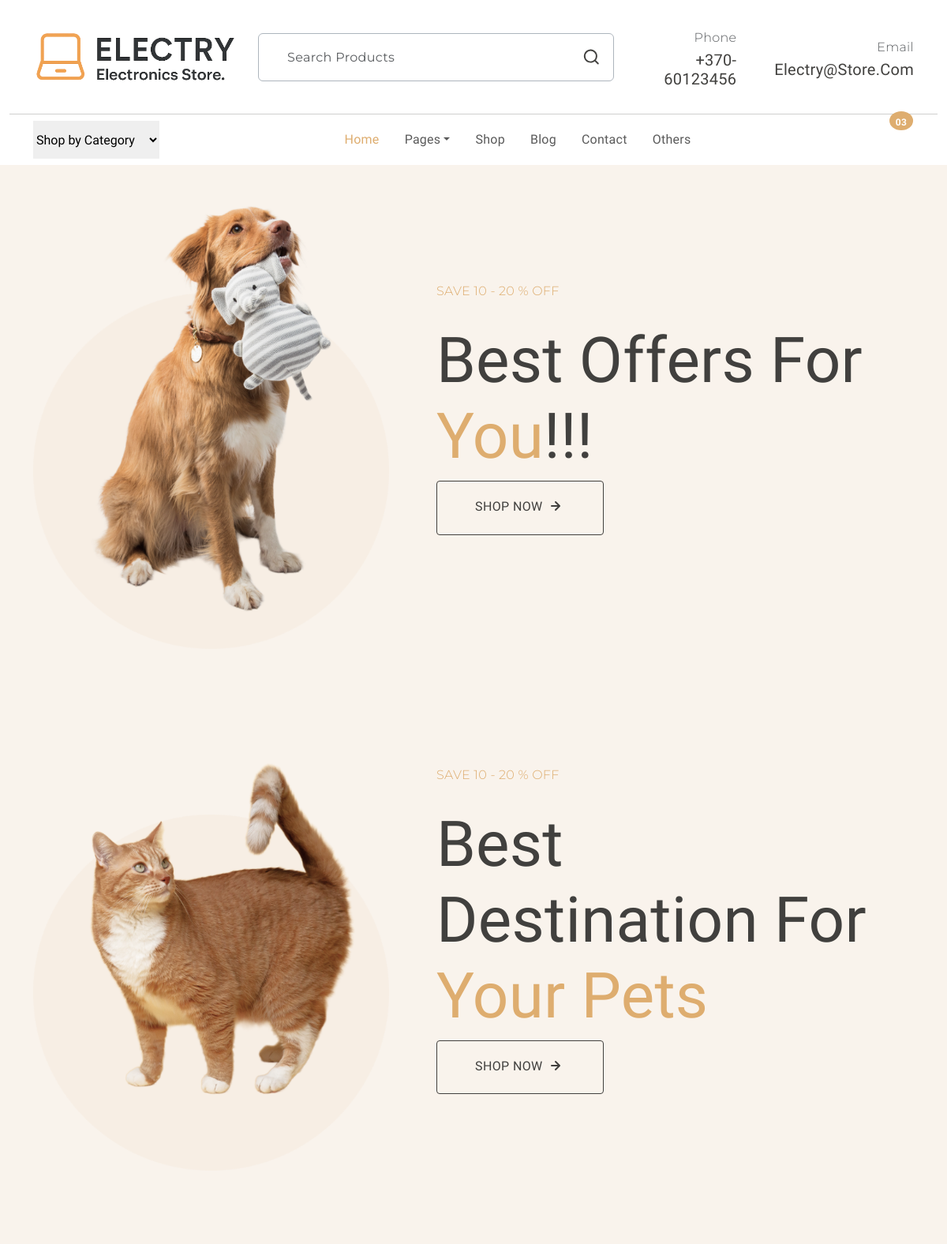
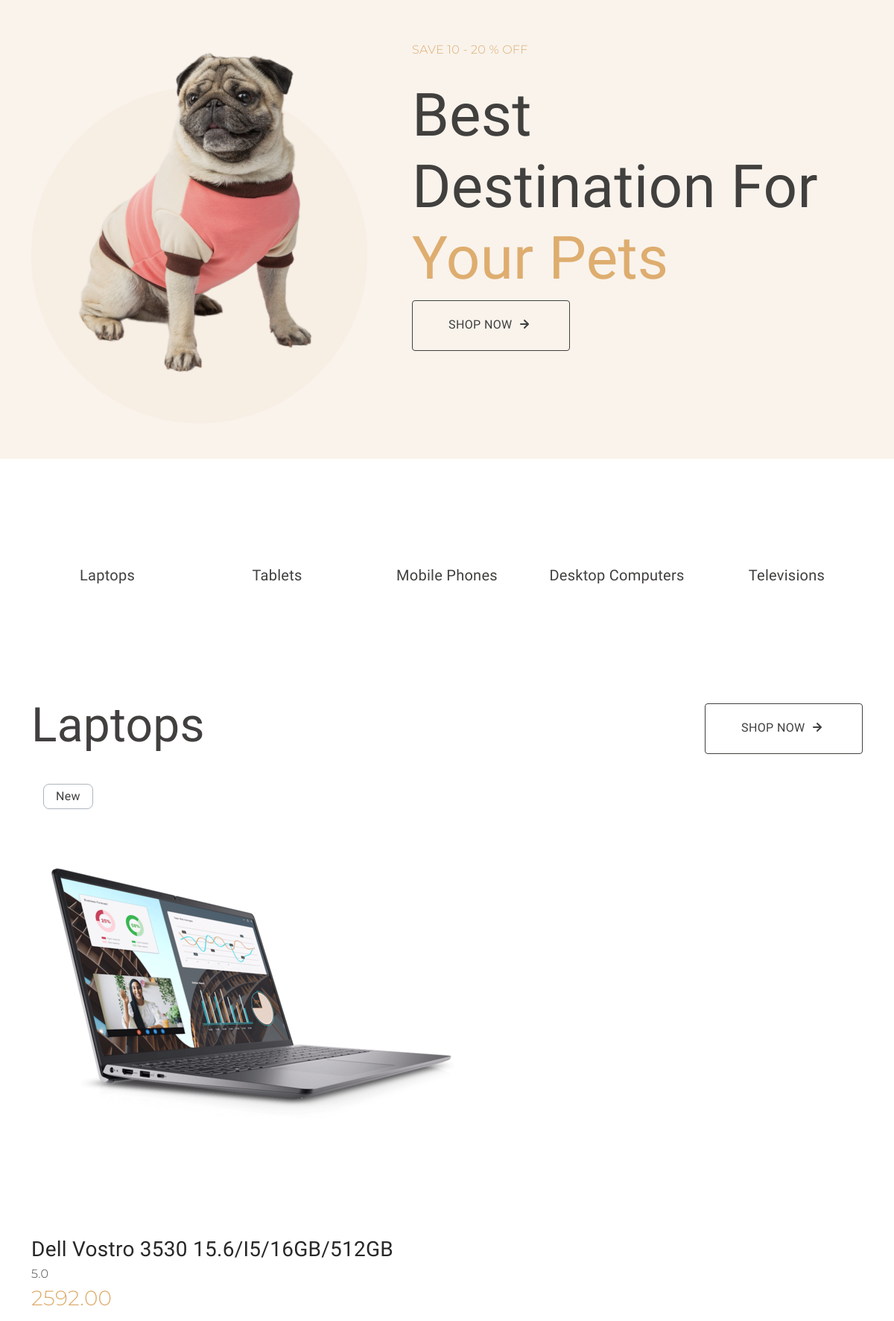
The page / (upper part) on the database its author committed (2 pictures, top to bottom).
### shop/models.py (models this page shows, shortened)
class Category(models.Model):
    category_name = models.CharField(max_length=50)
    logo = models.CharField(max_length=50, blank=True, null=True)

class Product(models.Model):
    product_name = models.CharField(max_length=100)
    price = models.DecimalField(max_digits=10, decimal_places=2, null=True)
    category = models.ForeignKey(Category, on_delete=models.CASCADE, related_name="products")
    description = models.TextField(max_length=1000, default='', blank=True, null=True)
    image = models.ImageField(upload_to='products', null=True)

### shop/views.py (the view)
# urls.py: path('', views.index, name='index'),
def index(request):
    categories = Category.objects.all()
    context = {
        'categories':categories,
      }
    return render(request, 'index.html', context=context)

### shop/templates/index.html (shortened to what this page needs)
{% extends "base.html" %}
{% block content %}
{% load static %}
  <section id="banner" style="background: #F9F3EC;">
    <div class="container">
      <div class="swiper main-swiper">
        <div class="swiper-wrapper">
          <div class="swiper-slide py-5">
            <div class="row banner-content align-items-center">
              <div class="img-wrapper col-md-5">
                <img src="{% static 'images/banner-img.png' %}" class="img-fluid">
              </div>
              <div class="content-wrapper col-md-7 p-5 mb-5">
                <div class="secondary-font text-primary text-uppercase mb-4">Save 10 - 20 % off</div>
                <h2 class="banner-title display-1 fw-normal">Best offers for <span class="text-primary">You</span>!!!</h2>
                <a href="#" class="btn btn-outline-dark btn-lg text-uppercase fs-6 rounded-1">
                  shop now
                  <svg width="24" height="24" viewBox="0 0 24 24" class="mb-1">
                    <use xlink:href="#arrow-right"></use>
                  </svg>
                </a>
              </div>
            </div>
          </div>
          <div class="swiper-slide py-5">
            <div class="row banner-content align-items-center">
              <div class="img-wrapper col-md-5">
                <img src="{% static 'images//banner-img3.png' %}" class="img-fluid">
              </div>
              <div class="content-wrapper col-md-7 p-5 mb-5">
                <div class="secondary-font text-primary text-uppercase mb-4">Save 10 - 20 % off</div>
                <h2 class="banner-title display-1 fw-normal">Best destination for <span class="text-primary">your
                    pets</span>
                </h2>
                <a href="#" class="btn btn-outline-dark btn-lg text-uppercase fs-6 rounded-1">
                  shop now
                  <svg width="24" height="24" viewBox="0 0 24 24" class="mb-1">
                    <use xlink:href="#arrow-right"></use>
                  </svg></a>
              </div>
            </div>
          </div>
          <div class="swiper-slide py-5">
            <div class="row banner-content align-items-center">
              <div class="img-wrapper col-md-5">
                <img src="{% static 'images/banner-img4.png' %}" class="img-fluid">
              </div>
              <div class="content-wrapper col-md-7 p-5 mb-5">
                <div class="secondary-font text-primary text-uppercase mb-4">Save 10 - 20 % off</div>
                <h2 class="banner-title display-1 fw-normal">Best destination for <span class="text-primary">your
                    pets</span>
                </h2>
                <a href="#" class="btn btn-outline-dark btn-lg text-uppercase fs-6 rounded-1">
                  shop now
                  <svg width="24" height="24" viewBox="0 0 24 24" class="mb-1">
                    <use xlink:href="#arrow-right"></use>
                  </svg></a>
              </div>
            </div>
          </div>
        </div>
      </div>
    </div>
  </section>
  <section id="categories">
    <div class="container my-3 py-5">
      <div class="row my-5">
        {% for category in categories %}
        <div class="col text-center">
          <a href="#" class="categories-item">
            <h5>{{ category.category_name }}</h5>
          </a>
        </div>
        {% endfor %}
      </div>
    </div>
  </section>
  {% for category in categories %}
    <section id="{{ category.category_name }}" class="my-5 overflow-hidden">
      <div class="container pb-5">
        <div class="section-header d-md-flex justify-content-between align-items-center mb-3">
          <h2 class="display-3 fw-normal">{{ category.category_name }}</h2>
          <div>
            <a href="#" class="btn btn-outline-dark btn-lg text-uppercase fs-6 rounded-1">
              shop now
              <svg width="24" height="24" viewBox="0 0 24 24" class="mb-1">
                <use xlink:href="#arrow-right"></use>
              </svg></a>
          </div>
        </div>
          <div class="products-carousel swiper">
            <div class="swiper-wrapper">
              {% for product in category.products.all %}
              <div class="swiper-slide">
                <div class="z-1 position-absolute rounded-3 m-3 px-3 border border-dark-subtle">
                  New
                </div>
                <div class="card position-relative">
                  <a href="single-product.html"><img src="{{ product.image.url }}" class="img-fluid rounded-4 " alt="image"></a>
                  <div class="card-body p-0">
                    <a href="single-product.html">
                      <h3 class="card-title pt-4 m-0">{{ product.product_name }}</h3>
                    </a>
                    <div class="card-text">
                      <span class="rating secondary-font">
                        5.0</span>
                      <h3 class="secondary-font text-primary">{{ product.price }}</h3>
                    </div>
                  </div>
                </div>
              </div>
              {% endfor %}
            </div>
          </div>
      </div>
    </section>
  {% endfor %}
{% endblock %}

### shop/static/style.css (style rules this page uses)
:root { --header-height: 160px; --header-height-min: 80px; }
:root { --accent-color: #DEAD6F; --dark-color: #222222; --light-dark-color: #727272; --light-color: #fff; --grey-color: #dbdbdb; --light-grey-color: #fafafa; --primary-color: #6995B1; --light-primary-color: #eef1f3; }
:root { --body-font: 'Chilanka', cursive; --heading-font: 'Chilanka', cursive; --secondary-font: 'Montserrat', sans-serif; }
body { --bs-link-color: #333; --bs-link-hover-color: #333; --bs-link-color-rgb: 40, 40, 40; --bs-link-hover-color-rgb: 0, 0, 0; --bs-light-rgb: 248, 248, 248; --bs-font-sans-serif: 'Chilanka', cursive; --bs-body-font-family: var(--bs-font-sans-serif); --bs-body-font-size: 1rem; --bs-body-font-weight: 400; --bs-body-line-height: 2; --bs-body-color: #41403E; --bs-primary: #DEAD6F; --bs-primary-rgb: 222, 173, 111; --bs-primary-bg-subtle: #FFF9EB; --bs-border-color: #F7F7F7; --bs-secondary-rgb: 230, 243, 251; --bs-success-rgb: 238, 245, 228; --bs-danger-rgb: 249, 235, 231; --bs-warning-rgb: 255, 249, 235; --bs-info-rgb: 230, 243, 250; }
.btn-outline-dark { transition: all 0.3s ease-in; padding: 1.2rem 3rem; letter-spacing: 0.02375rem; text-transform: uppercase; --bs-btn-color: #41403E; --bs-btn-border-color: #41403E; --bs-btn-hover-color: #fff; --bs-btn-hover-bg: #41403E; --bs-btn-hover-border-color: #41403E; --bs-btn-focus-shadow-rgb: 33, 37, 41; --bs-btn-active-color: #fff; --bs-btn-active-bg: #41403E; --bs-btn-active-border-color: #41403E; --bs-btn-active-shadow: inset 0 3px 5px rgba(0, 0, 0, 0.125); --bs-btn-disabled-color: #41403E; --bs-btn-disabled-bg: transparent; --bs-btn-disabled-border-color: #41403E; --bs-gradient: none; }
body { letter-spacing: 0.01625rem; }
h1, h2, h3, h4, h5, h6 { font-family: var(--heading-font); color: var(--bs-body-color); font-weight: 400; text-transform: capitalize; }
a { text-decoration: none; }
.secondary-font { font-family: var(--secondary-font); font-weight: 300; }
.card { --bs-card-inner-border-radius: none; --bs-card-bg: transparent; background-color: transparent; border: none; }

### rows shown on the page
Category: category_name "Laptops"
Category: category_name "Tablets"
Category: category_name "Mobile Phones"
Category: category_name "Desktop Computers"
Category: category_name "Televisions"
Product: image (picture), product_name "Dell Vostro 3530 15.6/I5/16GB/512GB", price "2592.00"
